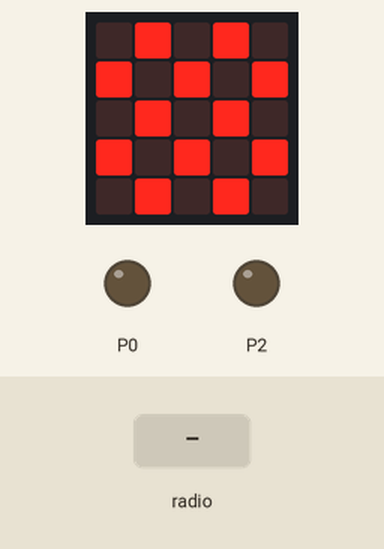
Simulated run of this program. Board: BBC micro:bit (MakeCode). On the bench: the board's 5×5 LED display, output pins drawn as LEDs (lit = HIGH). The test bench sets the inputs (shaded band).

Above: at 1.8 s.
1.9 s: radio message "1" arrives
At 3.3 s:
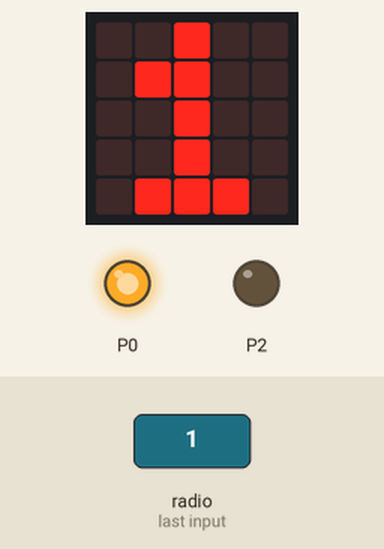
4.1 s: radio message "2" arrives
At 6.0 s:
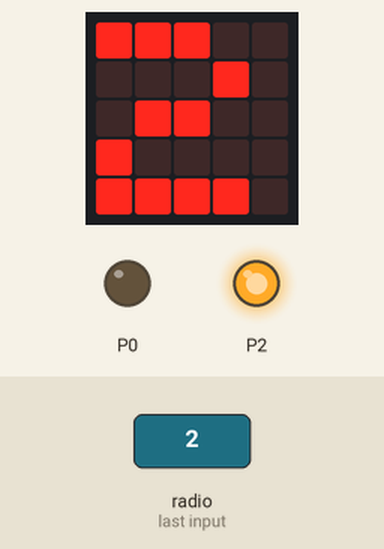
6.3 s: radio message "3" arrives
At 7.9 s:
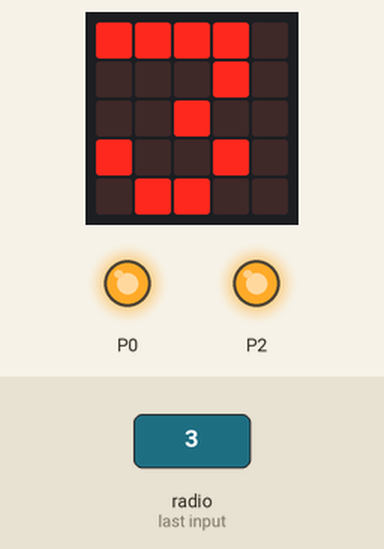
Timing chart, 0 to 9.4 s (numbered marks = the images above; inputs shaded):
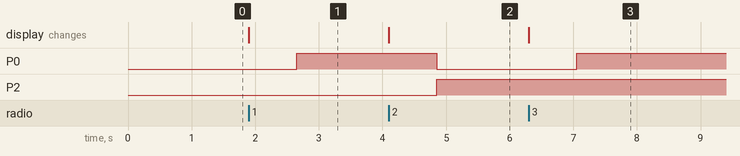

The program:

main.ts
```typescript
radio.onReceivedNumber(function (receivedNumber) {
    if (receivedNumber == 1) {
        basic.showNumber(1)
        pins.digitalWritePin(DigitalPin.P0, 1)
        pins.digitalWritePin(DigitalPin.P2, 0)
    } else if (receivedNumber == 2) {
        basic.showNumber(2)
        pins.digitalWritePin(DigitalPin.P0, 0)
        pins.digitalWritePin(DigitalPin.P2, 1)
    } else if (receivedNumber == 3) {
        basic.showNumber(3)
        pins.digitalWritePin(DigitalPin.P0, 1)
        pins.digitalWritePin(DigitalPin.P2, 1)
    } else if (receivedNumber == 4) {
        basic.showNumber(4)
        pins.digitalWritePin(DigitalPin.P0, 0)
        pins.digitalWritePin(DigitalPin.P2, 0)
    }
})
radio.setGroup(1)
basic.showIcon(IconNames.Chessboard)
```

test.ts
```typescript
// aquí va el archivo "tests"; esto no se compilará cuando este paquete se utilice como una extensión.
```

Measured:
- after the input at 1.9 s, P0: LOW → HIGH after 0.75 s; the display: changes at once (image 1)
- after the input at 4.1 s, P0: HIGH → LOW after 0.75 s; P2: LOW → HIGH after 0.75 s; the display: changes at once (image 2)
- after the input at 6.3 s, P0: LOW → HIGH after 0.75 s; the display: changes at once (image 3)
